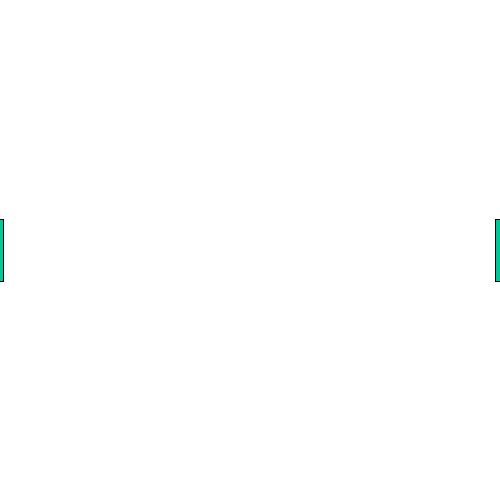
Frame 1 (no input)
Frame 60 (the mouse pressed at the canvas centre just before this capture): identical to frame 1, image omitted
Frame 120 (the mouse held since frame 60 and released just before this capture): identical to frame 1, image omitted

The Processing sketch that drew this single still picture (run headless with seeded random() and noise(); from frame 60 on, the mouse is pressed at the canvas centre):

// Processing sketch: a7_paddles
// ── a7_paddles.pde
Paddle left;
Paddle right;
Queue keystrokes;
float paddlemovel;

void setup(){
  color test = color(0,200,150);
  size(500,500);
  left = new Paddle(1,height/2,height/8,test,'l');
  right = new Paddle(width-2,height/2,height/8,test,'r');
  keystrokes = new Queue();
  paddlemovel = height/20;
}

void draw(){
  background(255);
  left.display();
  right.display();
  
  if (keystrokes.isEmpty() != true){
    char temp = keystrokes.dequeue();
    left.move(temp);
    right.move(temp);
  }
}

void keyPressed(){
  keystrokes.enqueue(key);
}

//Queue implementation for key presses
class Queue{
  
  ArrayList<Character> keystrokes;
  
  Queue() {
    keystrokes = new ArrayList<Character>();
  }
  
  void enqueue(char c){
    keystrokes.add(c);
  }
  
  Character dequeue(){
    Character ret = keystrokes.get(0);
    keystrokes.remove(0);
    return ret;
  }
  
  boolean isEmpty(){
    return keystrokes.size() == 0; 
  }
}


//Paddle implementation
class Paddle{
  
  float x,y,h;
  color c;
  char side;
  
  Paddle () {}
  
  Paddle (float x, float y, float h, color c, char side){
    this.x = x;
    this.y = y;
    this.h = h;
    this.c = c;
    this.side = side;
  }
  
  void display(){
    rectMode(CENTER);
    fill(c);
    rect(x,y,5,h);
  }
  
  void move(char k){
    //w and s for left paddle
    if (side == 'l'){
      if (k == 'w' && y-paddlemovel>0){
        y -= paddlemovel;   
      }
      else if (k == 's' && y+paddlemovel<height){
        y += paddlemovel;  
      }
    }
    else if (side == 'r'){ //o and l for right paddle
      if (k == 'o' && y-paddlemovel>0){
        y -= paddlemovel;
      }
      else if (k == 'l' && y+paddlemovel<height){
        y += paddlemovel; 
      }
    }
  }
  
}
